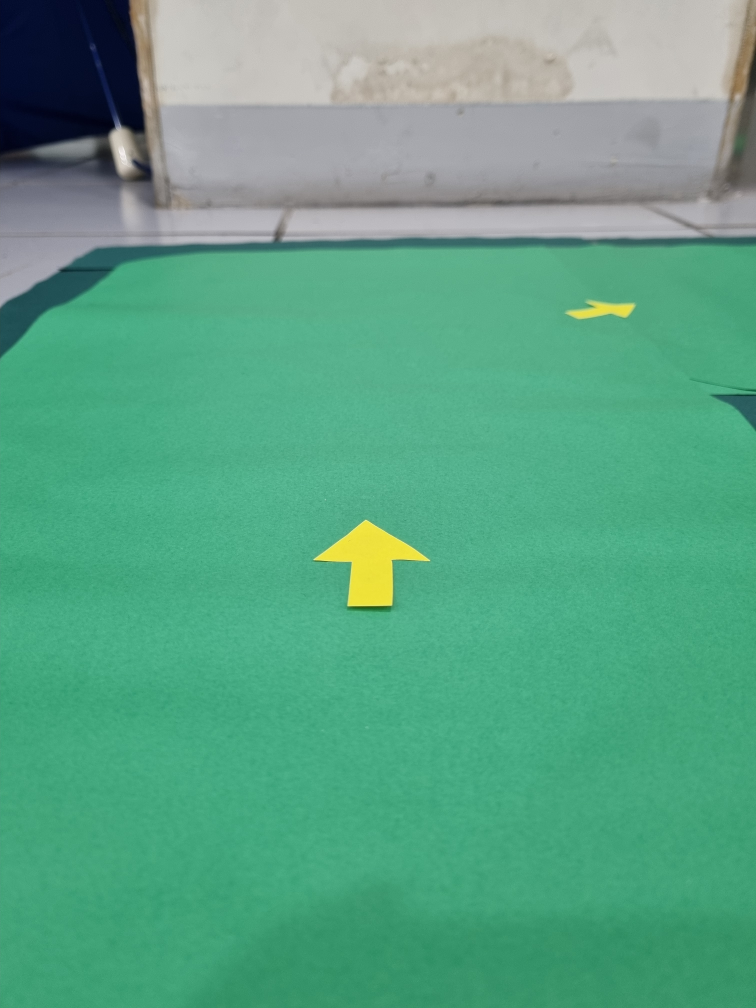
#> input picture arrow2.jpg, 3024 x 4032 px, given in place of the camera (shown at 1/4 size)
$ python flag_y_center.py
#> lines starting #> are read from the running program, lines starting #| are printed output that depends on the picture; after the words box and inside, x2 and y2 are one past the last pixel; in counts of white or black regions, pixels touching at a corner belong together
import numpy as np
import cv2

class ShapeRecognition:
    def __init__(self, video_path, img_width = 800, img_height = 600):
        self.cap = cv2.VideoCapture(video_path, cv2.CAP_V4L)
        if not self.cap.isOpened():
            raise ValueError(f"Video at {video_path} cannot be opened")
        self.image_width_middle = img_width // 2
        self.image_height_middle = img_height //2
        self.green_boxes = []
        self.farthest_flag_data = []  # 모든 farthest flag 정보를 저장하는 리스트

        # [16 lines left out: function judgeMiddle, not called in this run]

    def run(self):
        while True:
            ret, frame = self.cap.read()
#> frame is the input picture: shape (4032, 3024, 3); mean B, G, R 133, 163.1, 91.3
            if not ret:
                print("Failed to grab a frame")
                break

            hsv_frame = cv2.cvtColor(frame, cv2.COLOR_BGR2HSV)
#> hsv_frame: shape (4032, 3024, 3); mean H, S, V 77.3, 120.2, 165

            # 녹색 범위 정의
            low_green = np.array([57, 78, 61])
            high_green = np.array([89, 255, 255])
            green_mask = cv2.inRange(hsv_frame, low_green, high_green)
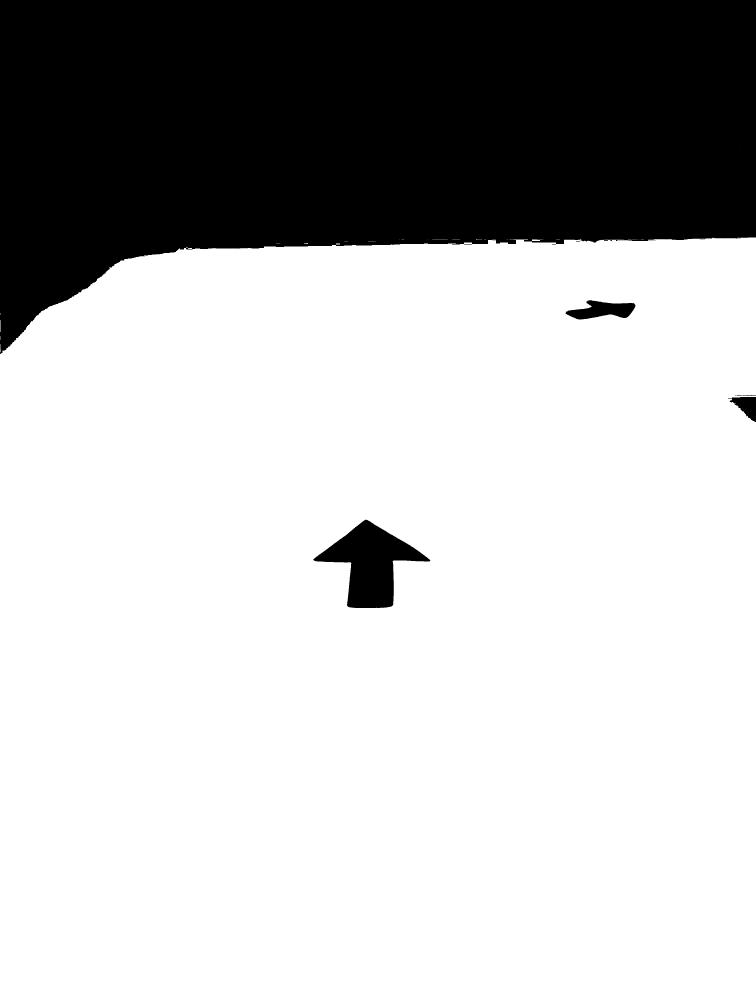
#> green_mask: shape (4032, 3024) (shown at 1/4 size); 74% white; 11 black regions (3 under 20 px)
            result_frame = cv2.bitwise_and(frame, frame, mask=green_mask)
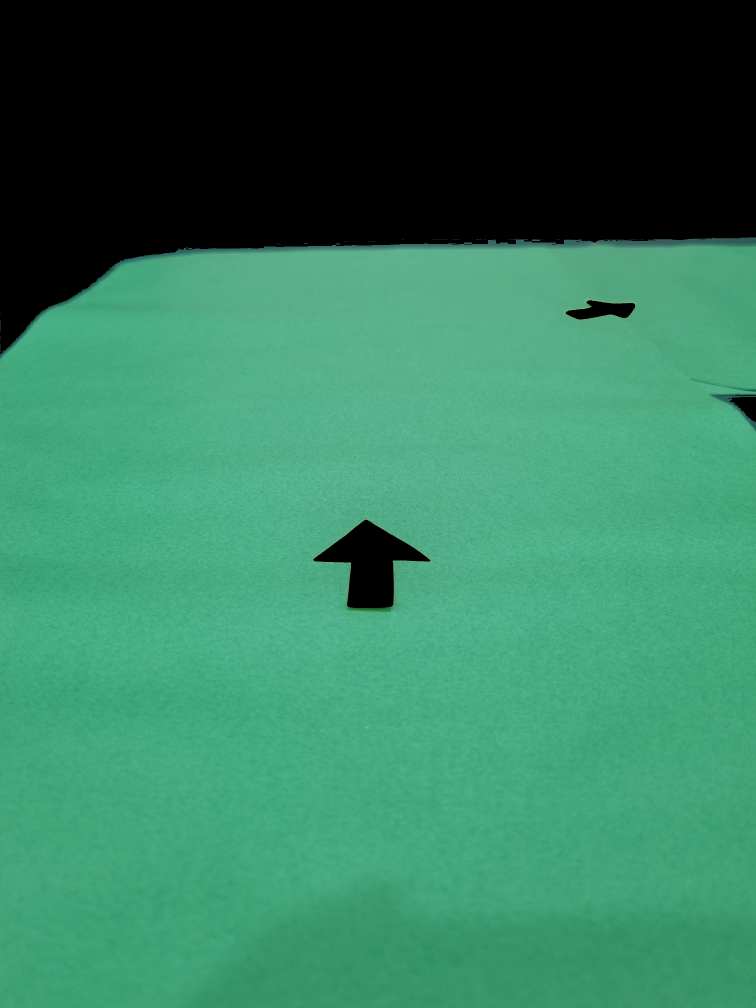
#> result_frame: shape (4032, 3024, 3) (shown at 1/4 size); mean B, G, R 94.8, 124.5, 52.9
            contours, _ = cv2.findContours(green_mask, cv2.RETR_EXTERNAL, cv2.CHAIN_APPROX_SIMPLE)
#> contours = 39 contours, 33 with area under 20; largest, box (x1, y1, x2, y2) and area: (0, 950, 3024, 4032) 9107623, (2128, 958, 2173, 964) 145, (0, 1280, 2, 1328) 46, (1344, 974, 1360, 978) 45, (0, 1376, 3, 1408) 24, (1216, 973, 1232, 976) 22
            self.green_boxes = [cv2.boundingRect(contour) for contour in contours]
#> self.green_boxes = 39 items, first 6: (3, 1408, 1, 3), (0, 1376, 3, 32), (3, 1357, 1, 1), (3, 1355, 1, 1), (3, 1353, 1, 1), (3, 1351, 1, 1)

            # 노랑색 범위 정의
            low_yellow = np.array([0, 16, 144])
            high_yellow = np.array([43, 184, 255])
            yellow_mask = cv2.inRange(hsv_frame, low_yellow, high_yellow)
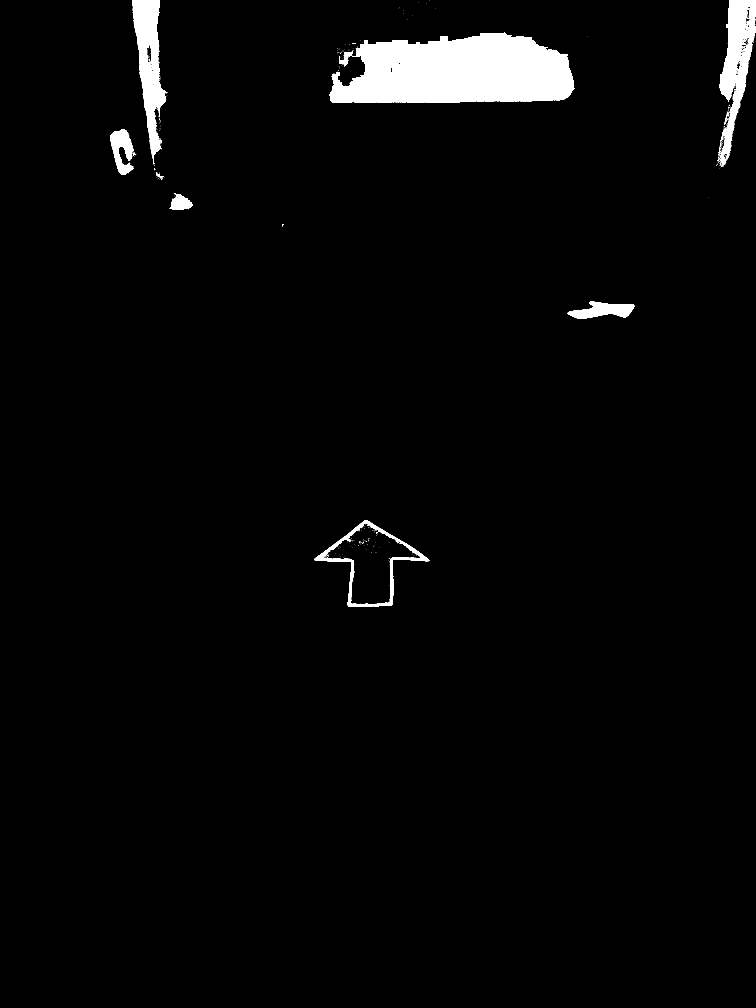
#> yellow_mask: shape (4032, 3024) (shown at 1/4 size); 2.8% white; 595 white regions (575 under 20 px), largest, box (x1, y1, x2, y2) and area: (1318, 128, 2298, 412) 215279, (2878, 0, 3024, 665) 41273, (528, 0, 664, 651) 40929

            for green_box in self.green_boxes:
                x, y, w, h = green_box
                green_roi = frame[y:y+h, x:x+w]
                yellow_roi_mask = yellow_mask[y:y+h, x:x+w]
                yellow_contours, _ = cv2.findContours(yellow_roi_mask, cv2.RETR_EXTERNAL, cv2.CHAIN_APPROX_SIMPLE)

                # flag의 중점값을 저장하는 리스트
                flag_centers = []

                for cnt in yellow_contours:
                    # 영역의 면적 계산
                    area = cv2.contourArea(cnt)
                    if area > 10:  # 일정 면적 이상의 영역만 처리
                        rect = cv2.minAreaRect(cnt)
                        box = cv2.boxPoints(rect)
                        box = np.int0(box)
                        cv2.drawContours(green_roi, [box], 0, (0, 255, 0), 2)
                        M = cv2.moments(cnt)
                        if M['m00'] != 0:
                            cx = int(M['m10'] / M['m00'])
                            cy = int(M['m01'] / M['m00'])
                            cv2.putText(frame, 'Flag', (x+cx, y+cy), cv2.FONT_HERSHEY_SIMPLEX, 0.5, (255, 255, 255), 2)

                            # flag_centers 리스트에 중점값 추가
                            flag_centers.append((cx, cy))

                # flag_centers가 비어있지 않을 때만 실행
                if flag_centers:
                    # flag_centers 리스트에서 중점값이 가장 높은 flag 선택
                    farthest_flag_center = min(flag_centers, key=lambda center: center[1])
                    # 해당 flag의 박스 좌표 구하기
                    farthest_flag_x_min = x + farthest_flag_center[0] - 10
                    farthest_flag_x_max = x + farthest_flag_center[0] + 10
                    farthest_flag_y_min = y + farthest_flag_center[1] - 10
                    farthest_flag_y_max = y + farthest_flag_center[1] + 10
                    cv2.rectangle(green_roi, (farthest_flag_x_min, farthest_flag_y_min),
                                  (farthest_flag_x_max, farthest_flag_y_max), (0, 0, 255), 2)
                    cv2.putText(frame, 'Farthest Flag', (x + farthest_flag_center[0], y + farthest_flag_center[1]),
                                cv2.FONT_HERSHEY_SIMPLEX, 0.5, (255, 255, 255), 2)
                    # farthest_flag_data 리스트에 farthest flag 좌표 추가
                    self.farthest_flag_data.append((farthest_flag_x_min, farthest_flag_x_max, farthest_flag_y_min, farthest_flag_y_max))
#> this loop made 39 passes
#> (x, y, w, h, farthest_flag_center, farthest_flag_x_min, farthest_flag_x_max, farthest_flag_y_min) on pass 38: (0, 950, 3024, 3082, (2412, 291), 2402, 2422, 1231)
#> (x, y, w, h) on passes 2, 11, 12, 13, 14, 15: (0, 1376, 3, 32), (0, 1280, 2, 48), (0, 1253, 2, 6), (1105, 975, 16, 1), (1344, 974, 16, 4), (1216, 973, 16, 3)
#> after the loop, self.farthest_flag_data = [(2402, 2422, 1231, 1251)]

            # Display the original frame
            cv2.imshow('Frame', frame)

            key = cv2.waitKey(1) & 0xFF
#> (key q is pressed here)
            if key == ord('q'):
                break

        if self.farthest_flag_data:
            farthest_flag_x_min, farthest_flag_x_max, farthest_flag_y_min, farthest_flag_y_max = self.farthest_flag_data[-1]

        self.cap.release()
        cv2.destroyAllWindows()
#> (the run stopped early here; a loop or call above may not have finished)

$ run again, on arrow3.jpg
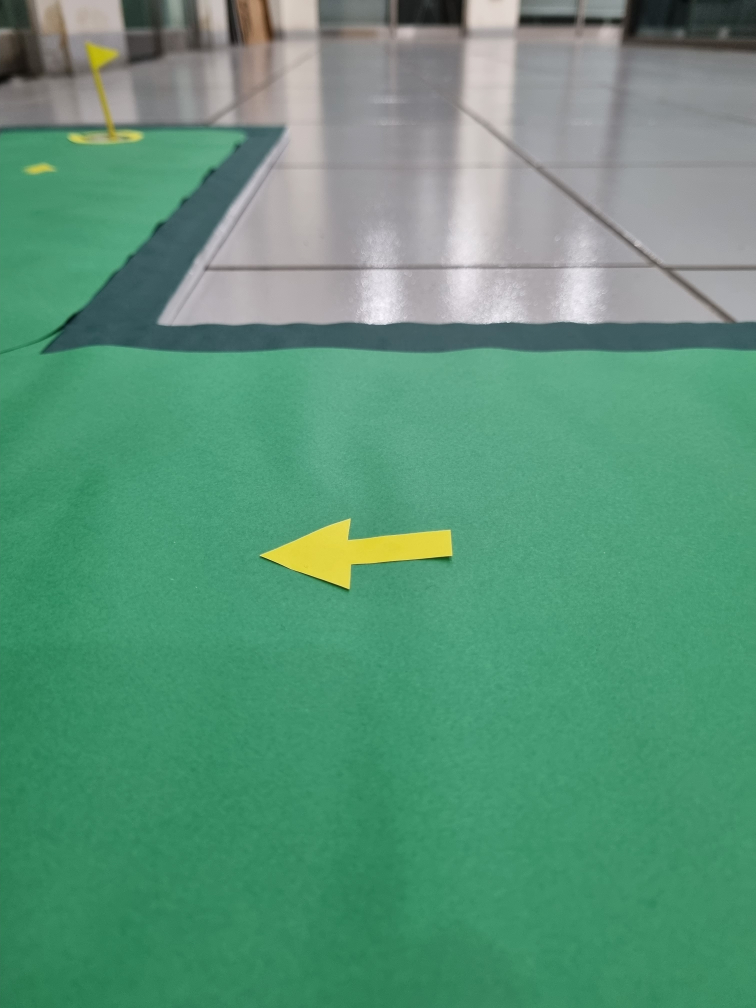
#> input picture arrow3.jpg, 3024 x 4032 px, given in place of the camera (shown at 1/4 size)
#> in run, frame is the input picture: shape (4032, 3024, 3); mean B, G, R 120.7, 148.3, 91.6
#> hsv_frame: shape (4032, 3024, 3); mean H, S, V 79, 104.9, 149.7
#> in run, `green_mask = cv2.inRange(hsv_frame, low_green, high_green)`:
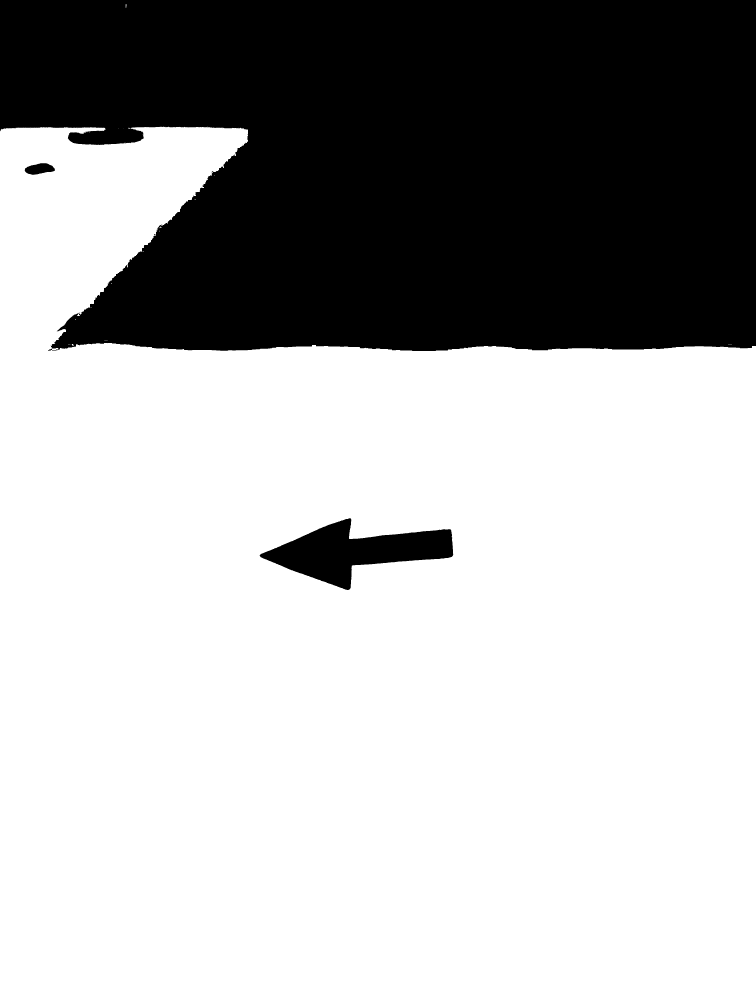
#> green_mask: shape (4032, 3024) (shown at 1/4 size); 68.9% white; 28 black regions (24 under 20 px)
#> contours = 32 contours, 29 with area under 20; largest, box (x1, y1, x2, y2) and area: (0, 507, 3024, 4032) 8497107, (502, 16, 506, 31) 26, (287, 1376, 296, 1382) 26
#> self.green_boxes = 32 items, first 6: (1462, 1389, 1, 1), (2912, 1377, 16, 1), (272, 1377, 10, 1), (287, 1376, 9, 6), (222, 1374, 1, 1), (417, 1361, 14, 1)
#> in run, `yellow_mask = cv2.inRange(hsv_frame, low_yellow, high_yellow)`:
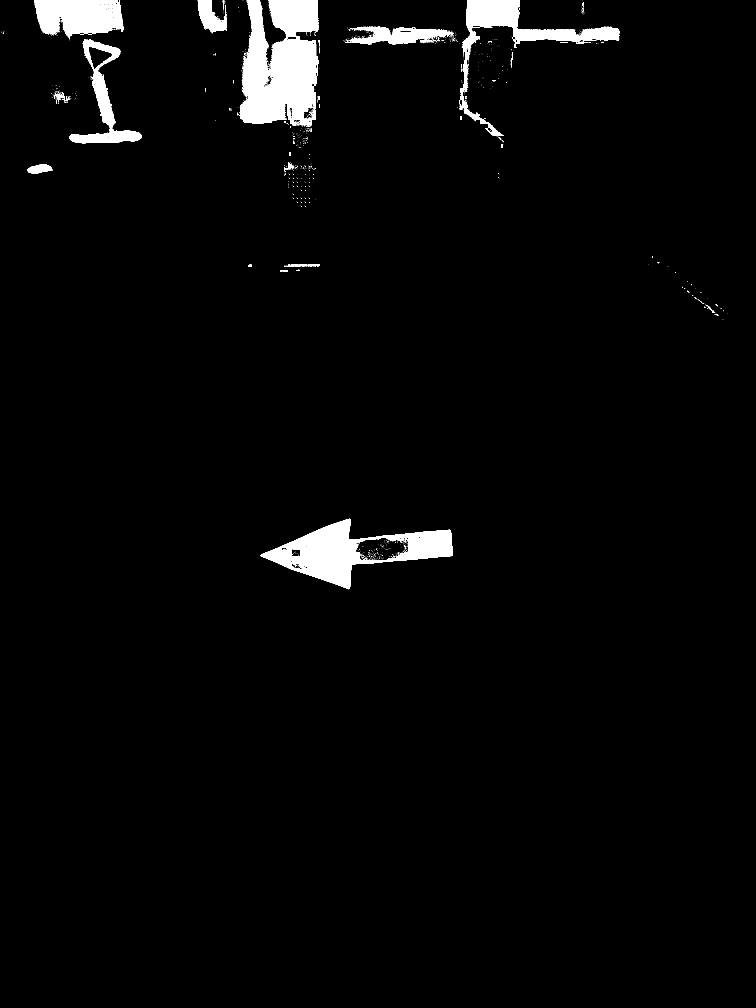
#> yellow_mask: shape (4032, 3024) (shown at 1/4 size); 2.8% white; 1681 white regions (1621 under 20 px), largest, box (x1, y1, x2, y2) and area: (960, 0, 1276, 503) 117087, (1042, 2075, 1811, 2357) 76619, (1836, 0, 2480, 496) 47073
#> the loop in run, `for green_box in self.green_boxes:` made 32 passes
#> (x, y, w, h, farthest_flag_center, farthest_flag_x_min, farthest_flag_x_max, farthest_flag_y_min) on pass 31: (0, 507, 3024, 3525, (1976, 20), 1966, 1986, 517)
#> after the loop in run, `for green_box in self.green_boxes:`: self.farthest_flag_data = [(1966, 1986, 517, 537)]

$ run again, on arrow4.jpg
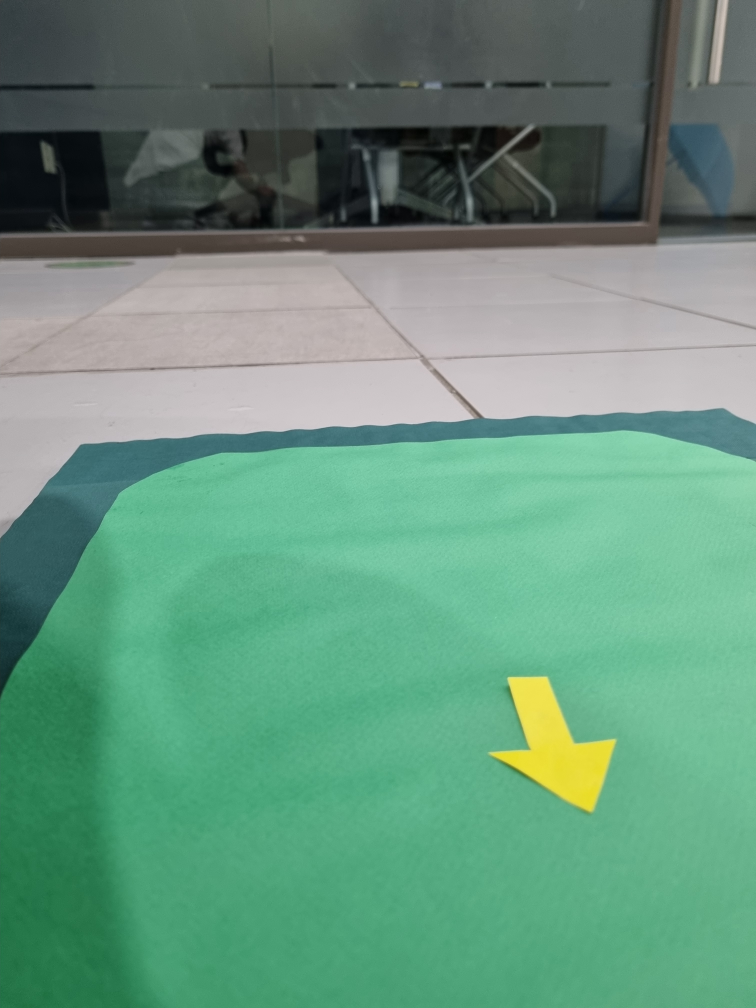
#> input picture arrow4.jpg, 3024 x 4032 px, given in place of the camera (shown at 1/4 size)
#> in run, frame is the input picture: shape (4032, 3024, 3); mean B, G, R 124.1, 147.1, 101.5
#> hsv_frame: shape (4032, 3024, 3); mean H, S, V 81.5, 82.4, 148.8
#> in run, `green_mask = cv2.inRange(hsv_frame, low_green, high_green)`:
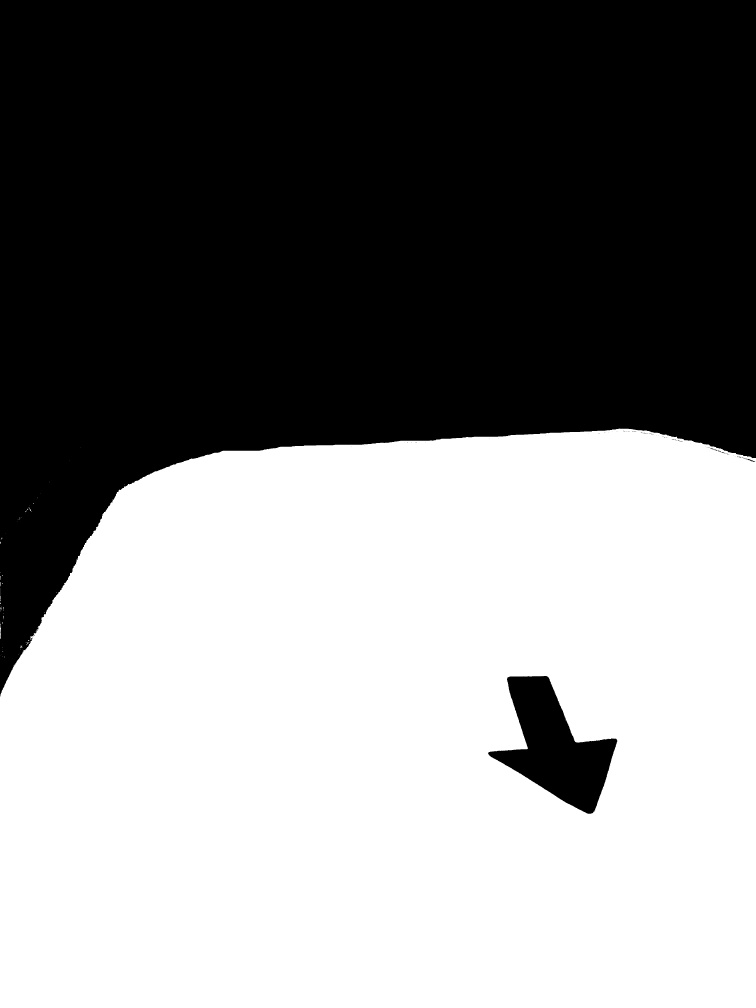
#> green_mask: shape (4032, 3024) (shown at 1/4 size); 52.5% white; 87 black regions (82 under 20 px)
#> contours = 119 contours, 116 with area under 20; largest, box (x1, y1, x2, y2) and area: (0, 1714, 3024, 4032) 6528539, (0, 2504, 4, 2556) 68, (80, 2585, 89, 2590) 20
#> self.green_boxes = 119 items, first 6: (17, 2631, 1, 1), (19, 2628, 1, 2), (8, 2625, 1, 2), (17, 2624, 2, 2), (1, 2622, 1, 1), (75, 2618, 1, 2)
#> yellow_mask: shape (4032, 3024); 3.5% white; 1441 white regions (1399 under 20 px), largest, box (x1, y1, x2, y2) and area: (0, 1056, 1931, 1668) 338684, (1959, 2707, 2464, 3252) 59869, (2839, 0, 2913, 333) 12931
#> the loop in run, `for green_box in self.green_boxes:` made 119 passes
#> (x, y, w, h, farthest_flag_center, farthest_flag_x_min, farthest_flag_x_max, farthest_flag_y_min) on pass 119: (0, 1714, 3024, 2318, (2222, 1274), 2212, 2232, 2978)
#> after the loop in run, `for green_box in self.green_boxes:`:
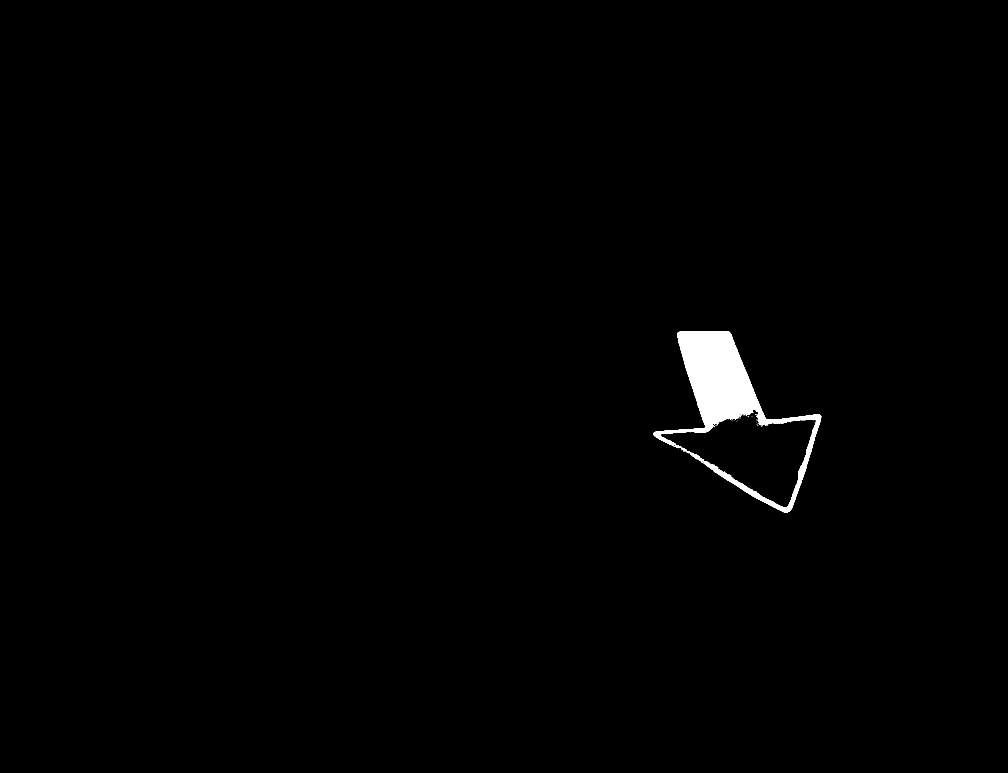
#> yellow_roi_mask: shape (2318, 3024) (shown at 1/3 size); 0.86% white; 52 white regions (51 under 20 px), largest, box (x1, y1, x2, y2) and area: (1959, 993, 2464, 1538) 59869
#> after the loop in run, `for green_box in self.green_boxes:`: self.farthest_flag_data = [(2212, 2232, 2978, 2998)]
